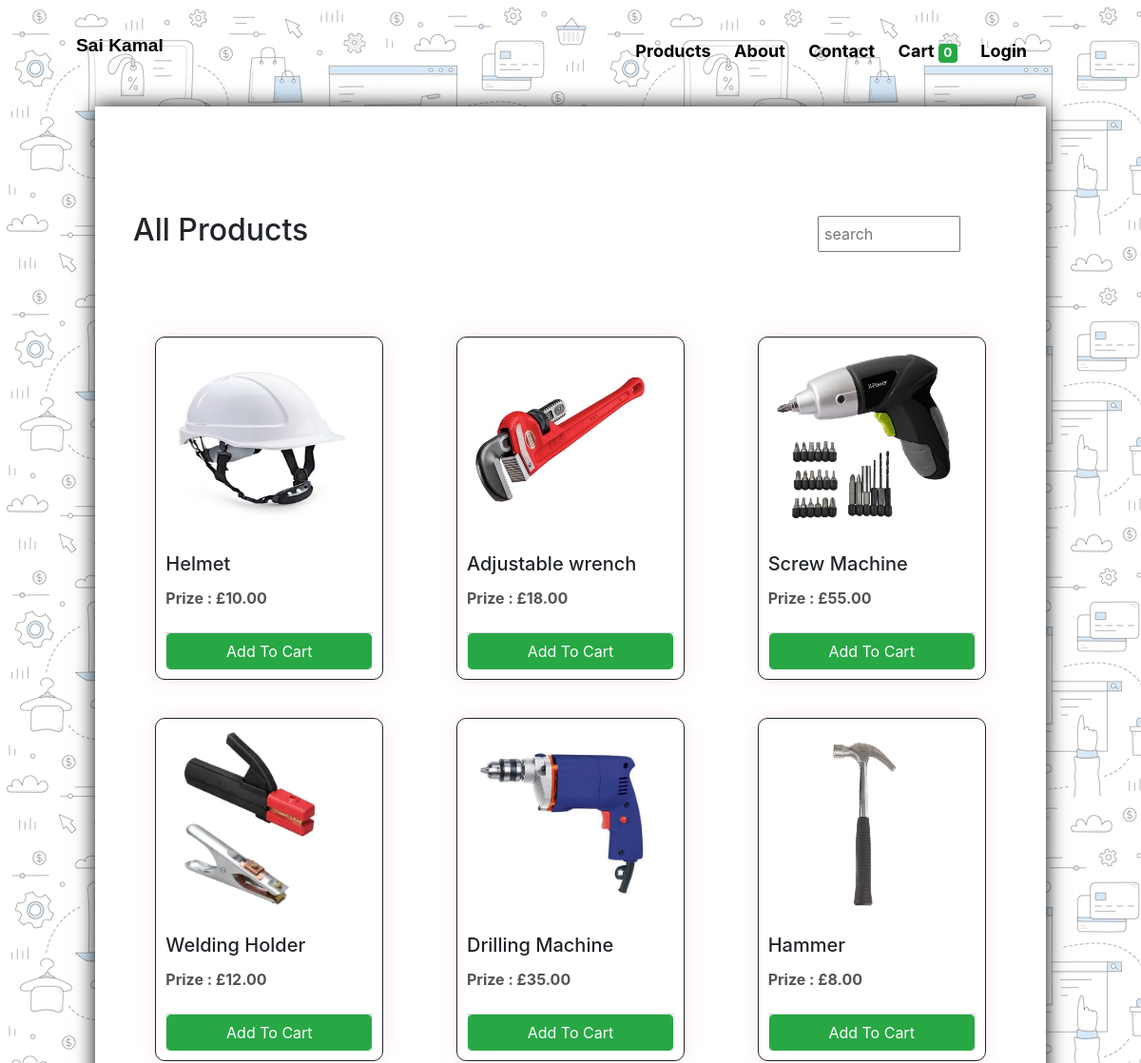
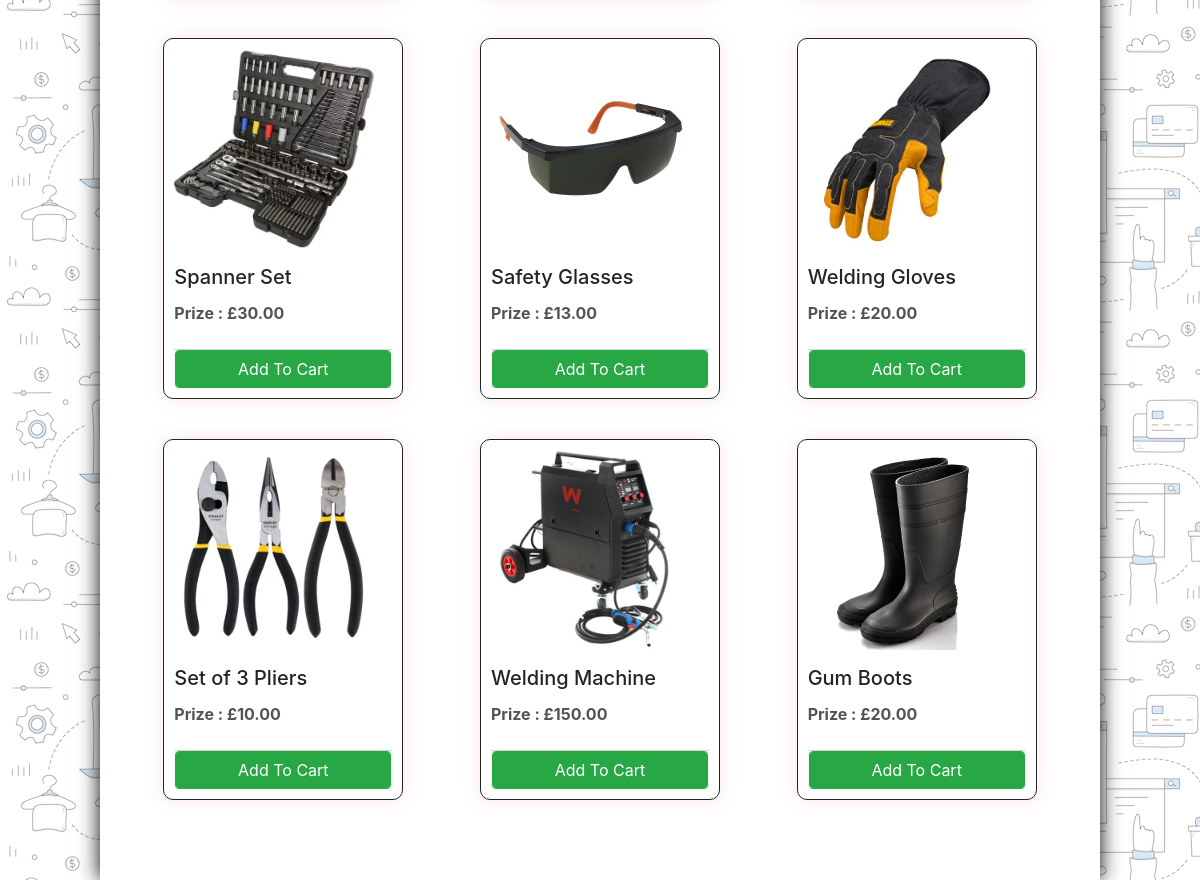
The page /store2 on the database its author committed (2 pictures, top to bottom).
### prateekstore/models/product.py (models this page shows, shortened)
class Products(models.Model):
    name = models.CharField(max_length=60)
    price= models.IntegerField(default=0)
    category= models.ForeignKey(Category,on_delete=models.CASCADE,default=1 )
    description= models.CharField(max_length=250, default='', blank=True, null= True)
    image= models.ImageField(upload_to='uploads/products/')
    @staticmethod
    def get_all_products():
        return Products.objects.all()

### prateekstore/views/products.py (the view)
# urls.py: path('store2', store2, name="store2"),
def store2(request):
    cart = request.session.get('cart')
    if not cart:
        request.session['cart'] = {}
    products = None
    products = Products.get_all_products();
    data = {}
    data['products'] = products
    data['categories'] = ""
    return render(request, 'products.html', data)

### prateekstore/templatetags/cart.py (called while the page is built)
@register.filter (name='is_in_cart')
def is_in_cart(product, cart):
    keys = cart.keys ()
    for id in keys:
        if int (id) == product.id:
            return True
    return False;

### prateekstore/templates/products.html (shortened to what this page needs)
<div class="body">
{% extends 'base2.html' %} {% load static %} {% block content %} {% load cart %}
{% load custom_filter %}
<head>
</head>
<div class="mt-3">
  <div class="small-container-product">
		<div class="row number2">
			<h2>All Products</h2>
			<input type="text" style="width: 150px;padding: 5px; margin-right: 50px;" id="search" oninput="filterProducts()" placeholder="search">
		</div>
		<div class="row">
		{% for product in products %}
		<div type="card mx-auto mb-5" id="div-{{ forloop.counter }} " class="imgcol-3" onclick="submitForm(`{{ forloop.counter }}`)">
			<img style="width: 200px; height: 200px" src="{{product.image.url}}" />
			<div class="mx-0 my-3 mb-4">
			<p class="h5 card-title">{{product.name|truncatechars:17}}</p>
			<p class="card-text"><b>Prize : £{{product.price}}.00</b></p>
			</div>
			<div class="card-footer p-0 no-gutters">
						{% if product|is_in_cart:request.session.cart %}
						<div class="row p-0 px-3">
							<form action="/#{{product.id}}" method="post">
								{% csrf_token %}
								<input hidden type="text" name='product' value='{{product.id}}'>
								<input hidden type="text" name='remove' value='True'>
								<input type="submit" value=" - " class="col btn btn-block btn-success border-right">
							</form>
							<div class="text-center col-7 btn btn-success">{{product|cart_quantity:request.session.cart}} in
								Cart</div>
							<form action="/#{{product.id}}" method="post">
								{% csrf_token %}
								<input hidden type="text" name='product' value='{{product.id}}'>
								<input type="submit" value=" + " class="col btn btn-block btn-success border-left">
							</form>
						</div>
						{% else %}
						<div class="row p-0 px-3">
							<form action="/#{{product.id}}" method="POST" class="btn-block">
								<input type="submit" class="float-right btn btn-success form-control" value="Add To Cart">
							</form>
						</div>
						{% endif %}
					</div>
		</div>
		{% endfor %}
  		{% endblock %}

### prateekstore/static/style.css (style rules this page uses)
* { margin: 0; padding: 0; box-sizing: border-box; }
.body { background-image: url(back.avif); background: linear-gradient(rgba(255,255,255,0.5), rgba(255,255,255,0.5)), url(back.avif); backface-visibility: visible; }
p { color: #545252; }
.row { display: flex; align-items: center; flex-wrap: wrap; justify-content: space-around; padding: 20px; }
.small-container-product { background-color: #fff; max-width: 1000px; margin:auto; padding-left:20px; padding-right:20px; padding-top: 1px; padding-bottom: 20px; box-shadow: 0 0 20px 0 rgb(0, 0, 0); }
.imgcol-3 { flex-basis:25%; padding:10px; min-width:240px; margin-bottom:40px; transition: transform 0.10s; box-shadow: 0 0 20px 0px rgba(214, 0, 0, 0.1); cursor: pointer; border-width: 10px; border: 1px solid; border-radius: 10px; }
.imgcol-3 img { width:100%; }
.number2 { justify-content: space-between; margin: 90px auto 45px; }

### rows shown on the page
Products: image (picture), name "Helmet", price "10"
Products: image (picture), name "Adjustable wrench", price "18"
Products: image (picture), name "Screw Machine", price "55"
Products: image (picture), name "Welding Holder", price "12"
Products: image (picture), name "Drilling Machine", price "35"
Products: image (picture), name "Hammer", price "8"
Products: image (picture), name "Spanner Set", price "30"
Products: image (picture), name "Safety Glasses", price "13"
Products: image (picture), name "Welding Gloves", price "20"
Products: image (picture), name "Set of 3 Pliers", price "10"
Products: image (picture), name "Welding Machine", price "150"
Products: image (picture), name "Gum Boots", price "20"

### other values the page prints
{{ request.session.cart.keys|length }} "0"
